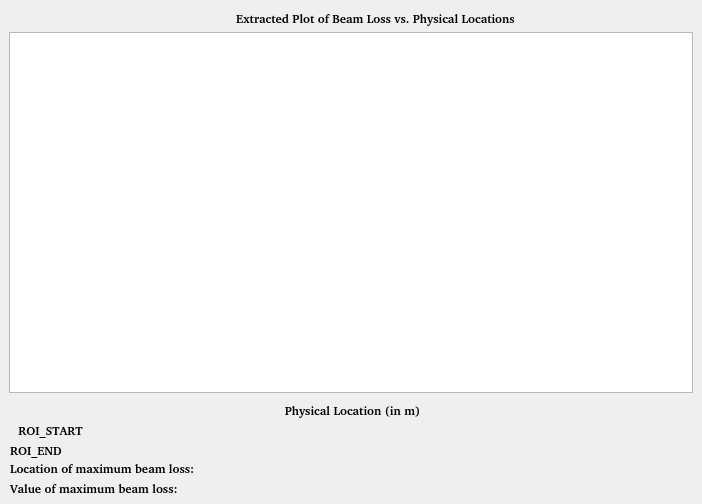
<?xml version="1.0" encoding="UTF-8"?>
<ui version="4.0">
 <class>Form</class>
 <widget class="QWidget" name="Form">
  <property name="geometry">
   <rect>
    <x>0</x>
    <y>0</y>
    <width>702</width>
    <height>504</height>
   </rect>
  </property>
  <property name="windowTitle">
   <string>Form</string>
  </property>
  <widget class="PyDMWaveformPlot" name="PyDMWaveformPlot">
   <property name="geometry">
    <rect>
     <x>9</x>
     <y>32</y>
     <width>684</width>
     <height>361</height>
    </rect>
   </property>
   <property name="toolTip">
    <string/>
   </property>
   <property name="yAxes">
    <stringlist>
     <string>{&quot;name&quot;: &quot;Axis 1&quot;, &quot;orientation&quot;: &quot;left&quot;, &quot;label&quot;: null, &quot;minRange&quot;: -1.5394540563150774, &quot;maxRange&quot;: 1.5394540563150774, &quot;autoRange&quot;: true, &quot;logMode&quot;: false}</string>
    </stringlist>
   </property>
   <property name="curves">
    <stringlist>
     <string>{&quot;y_channel&quot;: &quot;ca://${P}:ROI_BEAM_LOSS_${channel}.VAL&quot;, &quot;x_channel&quot;: &quot;ca://${P}:ROI_Z_${channel}.VAL&quot;, &quot;plot_style&quot;: null, &quot;name&quot;: &quot;Beam Loss&quot;, &quot;color&quot;: &quot;#38e611&quot;, &quot;lineStyle&quot;: 1, &quot;lineWidth&quot;: 1, &quot;symbol&quot;: null, &quot;symbolSize&quot;: 10, &quot;yAxisName&quot;: &quot;Axis 1&quot;, &quot;barWidth&quot;: null, &quot;upperThreshold&quot;: null, &quot;lowerThreshold&quot;: null, &quot;thresholdColor&quot;: &quot;white&quot;, &quot;redraw_mode&quot;: 2}</string>
    </stringlist>
   </property>
  </widget>
  <widget class="PyDMLabel" name="PyDMLabel">
   <property name="geometry">
    <rect>
     <x>270</x>
     <y>400</y>
     <width>165</width>
     <height>21</height>
    </rect>
   </property>
   <property name="font">
    <font>
     <family>C059 [urw]</family>
     <weight>75</weight>
     <bold>true</bold>
    </font>
   </property>
   <property name="toolTip">
    <string/>
   </property>
   <property name="text">
    <string>Physical Location (in m)</string>
   </property>
   <property name="alignment">
    <set>Qt::AlignCenter</set>
   </property>
  </widget>
  <widget class="PyDMLabel" name="PyDMLabel_2">
   <property name="geometry">
    <rect>
     <x>10</x>
     <y>420</y>
     <width>81</width>
     <height>21</height>
    </rect>
   </property>
   <property name="font">
    <font>
     <family>C059 [urw]</family>
     <weight>75</weight>
     <bold>true</bold>
    </font>
   </property>
   <property name="toolTip">
    <string/>
   </property>
   <property name="text">
    <string>ROI_START</string>
   </property>
   <property name="alignment">
    <set>Qt::AlignCenter</set>
   </property>
  </widget>
  <widget class="PyDMLabel" name="PyDMLabel_3">
   <property name="geometry">
    <rect>
     <x>110</x>
     <y>420</y>
     <width>101</width>
     <height>21</height>
    </rect>
   </property>
   <property name="font">
    <font>
     <family>C059 [urw]</family>
     <weight>75</weight>
     <bold>true</bold>
    </font>
   </property>
   <property name="toolTip">
    <string/>
   </property>
   <property name="alignment">
    <set>Qt::AlignCenter</set>
   </property>
   <property name="precision" stdset="0">
    <number>0</number>
   </property>
   <property name="showUnits" stdset="0">
    <bool>true</bool>
   </property>
   <property name="precisionFromPV" stdset="0">
    <bool>true</bool>
   </property>
   <property name="alarmSensitiveContent" stdset="0">
    <bool>false</bool>
   </property>
   <property name="alarmSensitiveBorder" stdset="0">
    <bool>true</bool>
   </property>
   <property name="PyDMToolTip" stdset="0">
    <string/>
   </property>
   <property name="channel" stdset="0">
    <string>ca://${P}:ROI_START_${channel}.VAL</string>
   </property>
   <property name="enableRichText" stdset="0">
    <bool>false</bool>
   </property>
  </widget>
  <widget class="PyDMLabel" name="PyDMLabel_4">
   <property name="geometry">
    <rect>
     <x>10</x>
     <y>440</y>
     <width>101</width>
     <height>21</height>
    </rect>
   </property>
   <property name="font">
    <font>
     <family>C059 [urw]</family>
     <weight>75</weight>
     <bold>true</bold>
    </font>
   </property>
   <property name="toolTip">
    <string/>
   </property>
   <property name="text">
    <string>ROI_END</string>
   </property>
   <property name="alignment">
    <set>Qt::AlignLeading|Qt::AlignLeft|Qt::AlignVCenter</set>
   </property>
  </widget>
  <widget class="PyDMLabel" name="PyDMLabel_5">
   <property name="geometry">
    <rect>
     <x>110</x>
     <y>440</y>
     <width>101</width>
     <height>21</height>
    </rect>
   </property>
   <property name="font">
    <font>
     <family>C059 [urw]</family>
     <weight>75</weight>
     <bold>true</bold>
    </font>
   </property>
   <property name="toolTip">
    <string/>
   </property>
   <property name="alignment">
    <set>Qt::AlignCenter</set>
   </property>
   <property name="precision" stdset="0">
    <number>0</number>
   </property>
   <property name="showUnits" stdset="0">
    <bool>true</bool>
   </property>
   <property name="precisionFromPV" stdset="0">
    <bool>true</bool>
   </property>
   <property name="alarmSensitiveContent" stdset="0">
    <bool>false</bool>
   </property>
   <property name="alarmSensitiveBorder" stdset="0">
    <bool>true</bool>
   </property>
   <property name="PyDMToolTip" stdset="0">
    <string/>
   </property>
   <property name="channel" stdset="0">
    <string>ca://${P}:ROI_END_${channel}.VAL</string>
   </property>
   <property name="enableRichText" stdset="0">
    <bool>false</bool>
   </property>
  </widget>
  <widget class="PyDMLabel" name="PyDMLabel_6">
   <property name="geometry">
    <rect>
     <x>180</x>
     <y>10</y>
     <width>391</width>
     <height>17</height>
    </rect>
   </property>
   <property name="font">
    <font>
     <family>C059 [urw]</family>
     <weight>75</weight>
     <bold>true</bold>
    </font>
   </property>
   <property name="toolTip">
    <string/>
   </property>
   <property name="text">
    <string>Extracted Plot of Beam Loss vs. Physical Locations</string>
   </property>
   <property name="alignment">
    <set>Qt::AlignCenter</set>
   </property>
  </widget>
  <widget class="PyDMLabel" name="PyDMLabel_7">
   <property name="geometry">
    <rect>
     <x>10</x>
     <y>460</y>
     <width>231</width>
     <height>17</height>
    </rect>
   </property>
   <property name="font">
    <font>
     <family>C059 [urw]</family>
     <weight>75</weight>
     <bold>true</bold>
    </font>
   </property>
   <property name="toolTip">
    <string/>
   </property>
   <property name="text">
    <string>Location of maximum beam loss: </string>
   </property>
  </widget>
  <widget class="PyDMLabel" name="PyDMLabel_8">
   <property name="geometry">
    <rect>
     <x>240</x>
     <y>460</y>
     <width>101</width>
     <height>17</height>
    </rect>
   </property>
   <property name="font">
    <font>
     <family>C059 [urw]</family>
     <weight>75</weight>
     <bold>true</bold>
    </font>
   </property>
   <property name="toolTip">
    <string/>
   </property>
   <property name="precision" stdset="0">
    <number>0</number>
   </property>
   <property name="showUnits" stdset="0">
    <bool>true</bool>
   </property>
   <property name="precisionFromPV" stdset="0">
    <bool>true</bool>
   </property>
   <property name="alarmSensitiveContent" stdset="0">
    <bool>false</bool>
   </property>
   <property name="alarmSensitiveBorder" stdset="0">
    <bool>true</bool>
   </property>
   <property name="PyDMToolTip" stdset="0">
    <string/>
   </property>
   <property name="channel" stdset="0">
    <string>ca://${P}:BEAM_LOSS_Z_${channel}.VAL</string>
   </property>
   <property name="enableRichText" stdset="0">
    <bool>false</bool>
   </property>
   <property name="displayFormat" stdset="0">
    <enum>PyDMLabel::Decimal</enum>
   </property>
  </widget>
  <widget class="PyDMLabel" name="PyDMLabel_9">
   <property name="geometry">
    <rect>
     <x>10</x>
     <y>480</y>
     <width>231</width>
     <height>17</height>
    </rect>
   </property>
   <property name="font">
    <font>
     <family>C059 [urw]</family>
     <weight>75</weight>
     <bold>true</bold>
    </font>
   </property>
   <property name="toolTip">
    <string/>
   </property>
   <property name="text">
    <string>Value of maximum beam loss: </string>
   </property>
  </widget>
  <widget class="PyDMLabel" name="PyDMLabel_10">
   <property name="geometry">
    <rect>
     <x>240</x>
     <y>480</y>
     <width>66</width>
     <height>17</height>
    </rect>
   </property>
   <property name="font">
    <font>
     <family>C059 [urw]</family>
     <weight>75</weight>
     <bold>true</bold>
    </font>
   </property>
   <property name="toolTip">
    <string/>
   </property>
   <property name="precision" stdset="0">
    <number>0</number>
   </property>
   <property name="showUnits" stdset="0">
    <bool>false</bool>
   </property>
   <property name="precisionFromPV" stdset="0">
    <bool>true</bool>
   </property>
   <property name="alarmSensitiveContent" stdset="0">
    <bool>false</bool>
   </property>
   <property name="alarmSensitiveBorder" stdset="0">
    <bool>true</bool>
   </property>
   <property name="PyDMToolTip" stdset="0">
    <string/>
   </property>
   <property name="channel" stdset="0">
    <string>ca://${P}:BEAM_LOSS_${channel}.VAL</string>
   </property>
   <property name="enableRichText" stdset="0">
    <bool>false</bool>
   </property>
  </widget>
 </widget>
 <customwidgets>
  <customwidget>
   <class>PyDMLabel</class>
   <extends>QLabel</extends>
   <header>pydm.widgets.label</header>
  </customwidget>
  <customwidget>
   <class>PyDMWaveformPlot</class>
   <extends>QGraphicsView</extends>
   <header>pydm.widgets.waveformplot</header>
  </customwidget>
 </customwidgets>
 <resources/>
 <connections/>
</ui>
